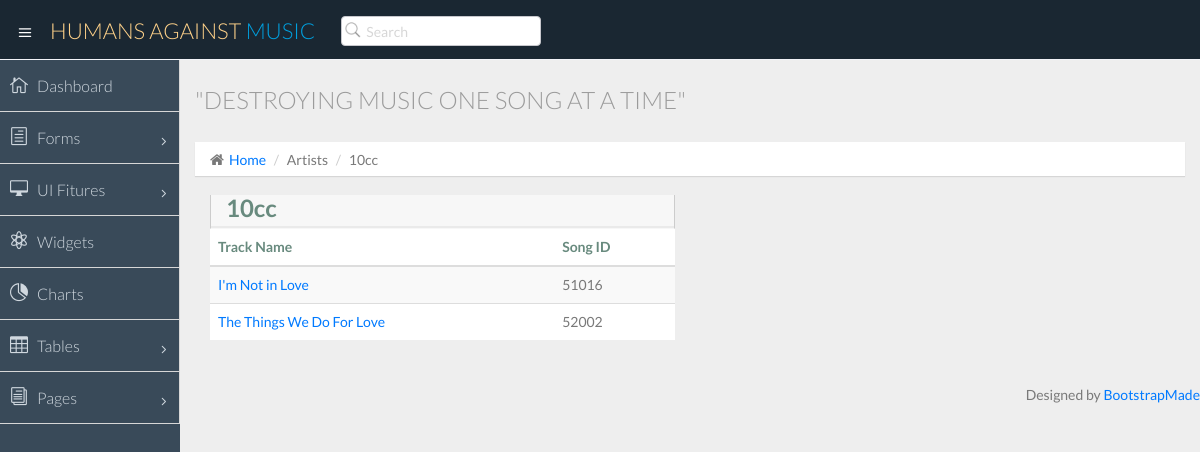
Page /artist/1/ on the committed database.
### songlist/models.py (models this page shows, shortened)
class Artist(models.Model):
	name = models.CharField(max_length=1000, unique=True)
	image = models.ImageField(upload_to='songlist',blank=True)

class Track(models.Model):
	title = models.CharField(max_length=1000)
	song_number = models.SlugField(max_length=10, unique=True)
	count = models.IntegerField(blank=True,null=True)
	lyrics = models.TextField(blank=True)
	is_foreign_language = models.BooleanField(blank=True, default=False)
	artist = models.ForeignKey(Artist, on_delete=models.CASCADE,)
	def get_absolute_url(self):
		return reverse('track-detail', kwargs={'pk':self.pk})

### songlist/views.py (the view)
# urls.py: path('artist/<slug:pk>/', ArtistDetailView.as_view(), name="artist-detail"),
class ArtistDetailView(DetailView):
	model = Artist

### songlist/templates/songlist/artist_detail.html (shortened to what this page needs)
{% load staticfiles %}
<!DOCTYPE html>
<html lang="en">
<head>
  <link href="{% static 'songlist/css/bootstrap.min.css' %}" rel="stylesheet">
  <link href="{% static 'songlist/css/bootstrap-theme.css' %}" rel="stylesheet">
  <link href="{% static 'songlist/css/elegant-icons-style.css' %}" rel="stylesheet" />
  <link href="{% static 'songlist/css/font-awesome.min.css' %}" rel="stylesheet" />
  <link href="{% static 'songlist/css/style.css' %}" rel="stylesheet">
  <link href="{% static 'songlist/css/style-responsive.css' %}" rel="stylesheet" />
</head>
<body>
  <section id="container" class="">
    <header class="header dark-bg">
      <div class="toggle-nav">
        <div class="icon-reorder tooltips" data-original-title="Toggle Navigation" data-placement="bottom"><i class="icon_menu"></i></div>
      </div>
      <a href="index.html" class="logo">Humans Against <span class="lite">Music</span></a>
      <div class="nav search-row" id="top_menu">
        <ul class="nav top-menu">
          <li>
            <form class="navbar-form">
              <input class="form-control" placeholder="Search" type="text">
            </form>
          </li>
        </ul>
    </header>
    <aside>
      <div id="sidebar" class="nav-collapse ">
        <ul class="sidebar-menu">
          <li class="">
            <a class="" href="index.html">
                          <i class="icon_house_alt"></i>
                          <span>Dashboard</span>
                      </a>
          </li>
          <li class="sub-menu">
            <a href="javascript:;" class="">
                          <i class="icon_document_alt"></i>
                          <span>Forms</span>
                          <span class="menu-arrow arrow_carrot-right"></span>
                      </a>
          </li>
          <li class="sub-menu">
            <a href="javascript:;" class="">
                          <i class="icon_desktop"></i>
                          <span>UI Fitures</span>
                          <span class="menu-arrow arrow_carrot-right"></span>
                      </a>
          </li>
          <li>
            <a class="" href="widgets.html">
                          <i class="icon_genius"></i>
                          <span>Widgets</span>
                      </a>
          </li>
          <li>
            <a class="" href="chart-chartjs.html">
                          <i class="icon_piechart"></i>
                          <span>Charts</span>
                      </a>
          </li>
          <li class="sub-menu">
            <a href="javascript:;" class="">
                          <i class="icon_table"></i>
                          <span>Tables</span>
                          <span class="menu-arrow arrow_carrot-right"></span>
                      </a>
          </li>
          <li class="sub-menu">
            <a href="javascript:;" class="">
                          <i class="icon_documents_alt"></i>
                          <span>Pages</span>
                          <span class="menu-arrow arrow_carrot-right"></span>
                      </a>
          </li>
        </ul>
      </div>
    </aside>
    <section id="main-content">
      <section class="wrapper">
        <div class="row">
          <div class="col-lg-12">
            <h3 class="page-header">"Destroying Music One Song at a Time"</h3>
            <ol class="breadcrumb">
              <li><i class="fa fa-home"></i><a href="index.html">Home</a></li>
              <li>Artists</li>
              <li>{{artist.name}}</li>
            </ol>
          </div>
        </div>
          <div class="col-sm-6">
            <section class="panel">
              <header class="panel-heading">
                <h3><b>{{artist.name}}</b></h3>
              </header>
              <table class="table table-striped">
                <thead>
                  <tr>
                  	<th>Track Name</th>
                  	<th>Song ID</th>
                  </tr>
                </thead>
                <tbody>
                  {% for track in object.track_set.all %}
                  <tr>
                     <td><a href="{{ track.get_absolute_url }}">{{ track.title }}</a></td>
                     <td>{{track.song_number}}</td>
                  {% empty %}
                     <td>No tracks yet.</td>
                  </tr>
                     {% endfor %}
                </tbody>
              </table>
            </section>
          </div>
      </section>
    </section>
    <div class="text-right">
      <div class="credits">
          Designed by <a href="https://bootstrapmade.com/">BootstrapMade</a>
        </div>
    </div>
  </section>
</body>
</html>

### rows in the picture
Artist: name "10cc"
Track: title "I'm Not in Love", song_number "51016"
Track: title "The Things We Do For Love", song_number "52002"
